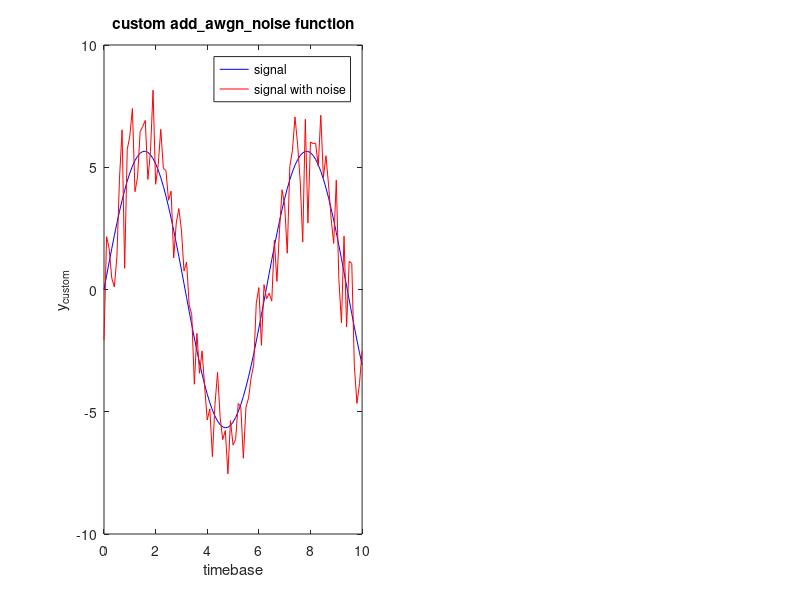

MATLAB code to generate this figure:
% Assigning the Frequency, Amplitute and Degree
f=60;
A=1.0;
ph=45;
fs=8*f;
Ts=1/fs;
t=0:Ts:200;
% Generate a 200 Samples
x=A*(ph*sin(2*pi*fs*t)+(1/3)*sin(2*pi*3*fs*t));
function y = add_awgn_noise(x,SNR_dB)
    %y=awgn_noise(x,SNR) adds AWGN noise vector to signal 'x' to generate a
    %resulting signal vector y of specified SNR in dB
    %rng('default');%set the random generator seed to default (for comparison only)
    L=length(x);
    SNR = 10^(SNR_dB/10); %SNR to linear scale
    Esym=sum(abs(x).^2)/(L); %Calculate actual symbol energy
    N0=Esym/SNR; %Find the noise spectral density
    if(isreal(x)),
        noiseSigma = sqrt(N0);%Standard deviation for AWGN Noise when x is real
        n = noiseSigma*randn(1,L);%computed noise
    else
        noiseSigma=sqrt(N0/2);%Standard deviation for AWGN Noise when x is complex
        n = noiseSigma*(randn(1,L)+1i*randn(1,L));%computed noise
    end    
    y = x + n; %received signal    
end




SNR_dB = 8.0; %Signal to noise ratio in dB
t = 0:.1:10;%time base

x = sqrt(2)*(sin(t)+3*sin(t));
%x = sin(t); % Create a sine signal.
 

y_custom = add_awgn_noise(x,SNR_dB); %our custom function
 
%
 
%Plotting results
 
figure; subplot(1,2,1);
plot(t,x,'b',t,y_custom,'r') % Plot both signals.
legend('signal','signal with noise');
xlabel('timebase');ylabel('y_{custom}');
title('custom add\_awgn\_noise function');